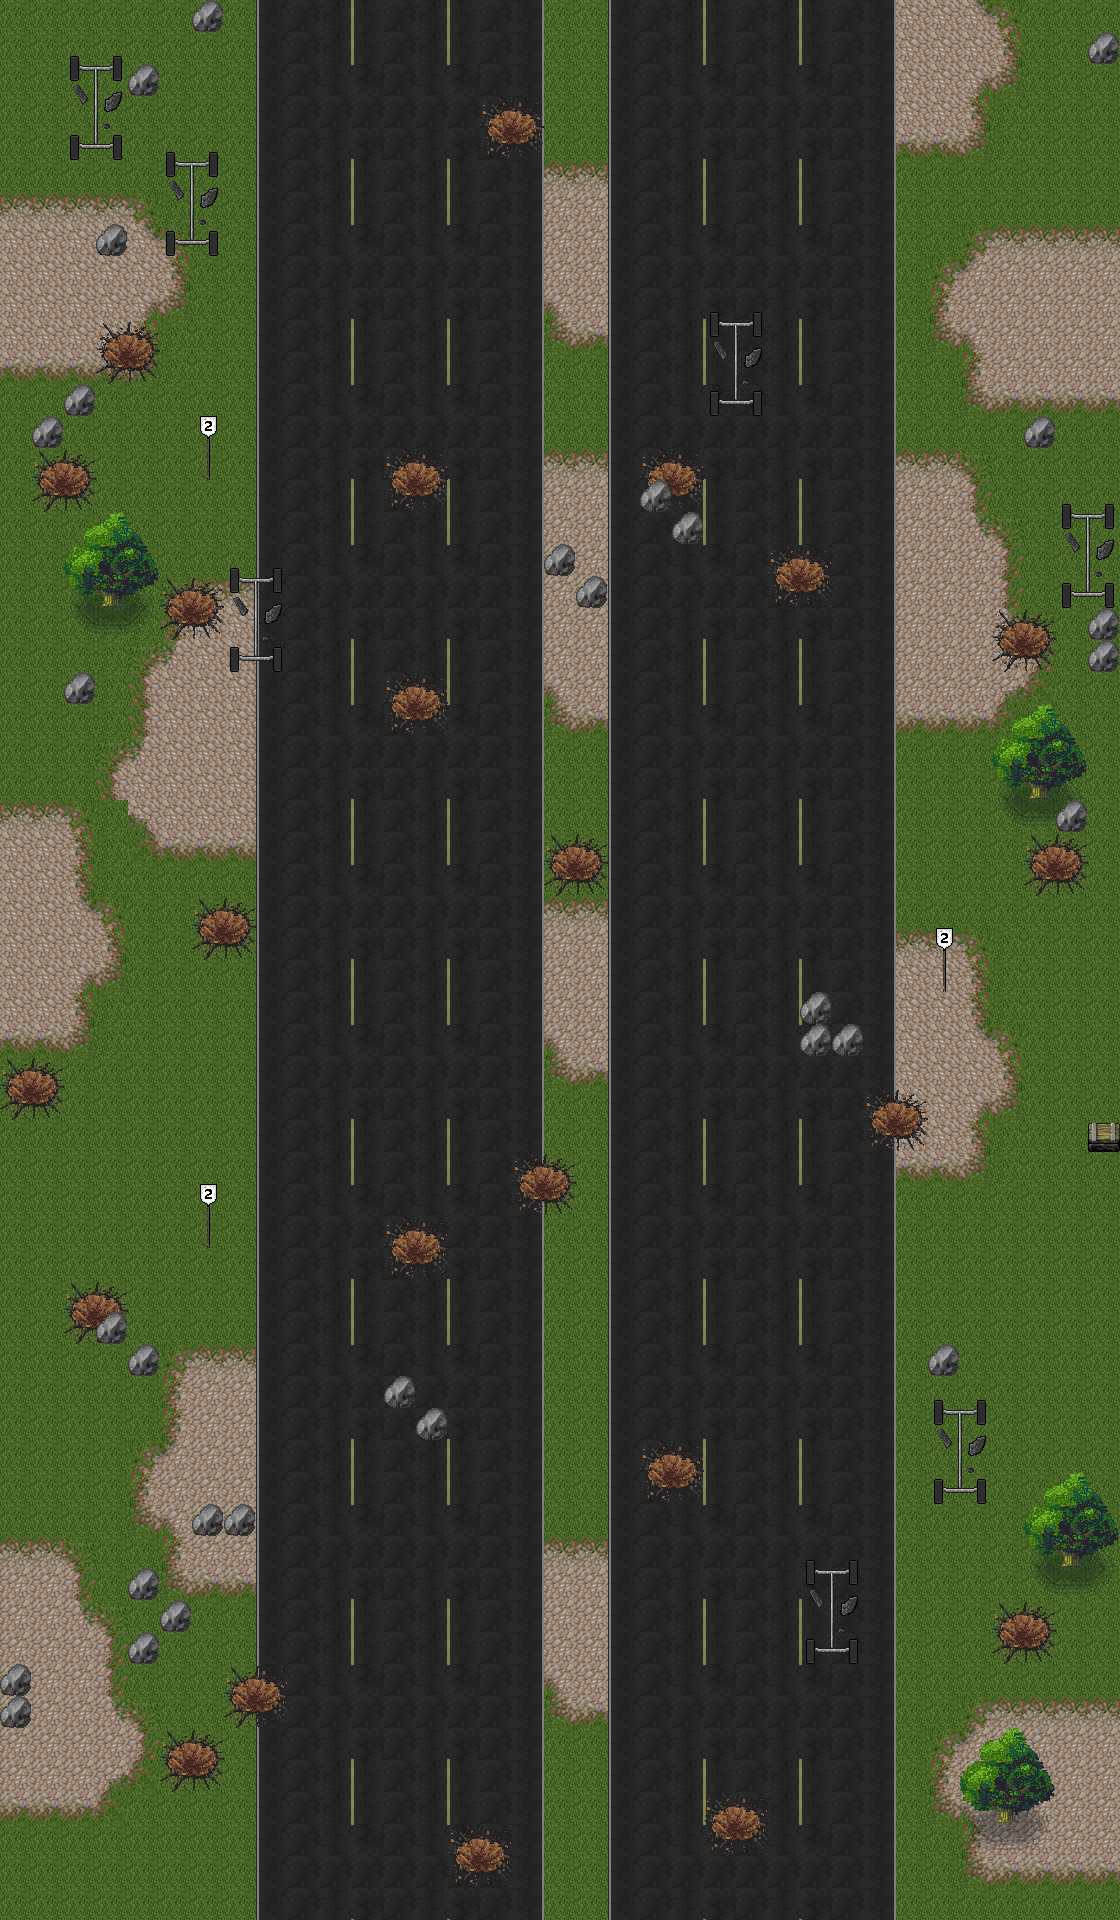

Below is a game level as drawn by its tile map, then a one-line description and the .tmx that defines it (tile-layer data replaced by summaries):
An orthogonal 35x60 tile map with 32x32 px tiles, 6 tile layers (ground, subdetail, detail, collision, ...) and 92 objects.

<map version="1.0" tiledversion="1.1.4" orientation="orthogonal" renderorder="right-down" width="35" height="60" tilewidth="32" tileheight="32" infinite="0" nextobjectid="102">
 <tileset firstgid="1" name="_WORLD-TILES-MASTER" tilewidth="32" tileheight="32" tilecount="3040" columns="40">
  <image source="_WORLD-TILES-MASTER.png" width="1280" height="2432" />
 </tileset>
 <layer name="ground" width="35" height="60">
  <data>[2100 cells, 2100 non-empty, 21 distinct tile ids]</data>
 </layer>
 <layer name="subdetail" width="35" height="60">
  <data>[2100 cells, 116 non-empty, 10 distinct tile ids]</data>
 </layer>
 <layer name="detail" width="35" height="60">
  <data>[2100 cells, 0 non-empty, 0 distinct tile ids]</data>
 </layer>
 <layer name="collision" width="35" height="60">
  <data>[2100 cells, 134 non-empty, 11 distinct tile ids]</data>
 </layer>
 <objectgroup name="objects">
  <object id="1" gid="1348" x="576" y="58" width="32" height="32">
   <properties>
    <property name="coords" value="450,1340" />
    <property name="key" value="mapChange" />
    <property name="stage" value="kq02-edmonton-01" />
    <property name="type" value="mapChange" />
   </properties>
  </object>
  <object id="2" gid="1348" x="320" y="58" width="32" height="32">
   <properties>
    <property name="coords" value="450,1340" />
    <property name="key" value="mapChange" />
    <property name="stage" value="kq02-edmonton-01" />
    <property name="type" value="mapChange" />
   </properties>
  </object>
  <object id="3" gid="1348" x="384" y="58" width="32" height="32">
   <properties>
    <property name="coords" value="450,1340" />
    <property name="key" value="mapChange" />
    <property name="stage" value="kq02-edmonton-01" />
    <property name="type" value="mapChange" />
   </properties>
  </object>
  <object id="4" gid="1348" x="448" y="58" width="32" height="32">
   <properties>
    <property name="coords" value="450,1340" />
    <property name="key" value="mapChange" />
    <property name="stage" value="kq02-edmonton-01" />
    <property name="type" value="mapChange" />
   </properties>
  </object>
  <object id="5" gid="1348" x="512" y="58" width="32" height="32">
   <properties>
    <property name="coords" value="450,1340" />
    <property name="key" value="mapChange" />
    <property name="stage" value="kq02-edmonton-01" />
    <property name="type" value="mapChange" />
   </properties>
  </object>
  <object id="6" gid="1348" x="256" y="58" width="32" height="32">
   <properties>
    <property name="coords" value="450,1340" />
    <property name="key" value="mapChange" />
    <property name="stage" value="kq02-edmonton-01" />
    <property name="type" value="mapChange" />
   </properties>
  </object>
  <object id="7" gid="1348" x="640" y="58" width="32" height="32">
   <properties>
    <property name="coords" value="450,1340" />
    <property name="key" value="mapChange" />
    <property name="stage" value="kq02-edmonton-01" />
    <property name="type" value="mapChange" />
   </properties>
  </object>
  <object id="8" gid="1348" x="704" y="58" width="32" height="32">
   <properties>
    <property name="coords" value="450,1340" />
    <property name="key" value="mapChange" />
    <property name="stage" value="kq02-edmonton-01" />
    <property name="type" value="mapChange" />
   </properties>
  </object>
  <object id="9" gid="1348" x="768" y="58" width="32" height="32">
   <properties>
    <property name="coords" value="450,1340" />
    <property name="key" value="mapChange" />
    <property name="stage" value="kq02-edmonton-01" />
    <property name="type" value="mapChange" />
   </properties>
  </object>
  <object id="10" gid="1348" x="832" y="58" width="32" height="32">
   <properties>
    <property name="coords" value="450,1340" />
    <property name="key" value="mapChange" />
    <property name="stage" value="kq02-edmonton-01" />
    <property name="type" value="mapChange" />
   </properties>
  </object>
  <object id="11" gid="1349" x="347.228" y="1548" width="32" height="32">
   <properties>
    <property name="colour" value="yellow" />
    <property name="direction" value="-1,0" />
    <property name="objectType" value="truck" />
    <property name="type" value="object" />
   </properties>
  </object>
  <object id="12" gid="1349" x="111" y="1713" width="32" height="32">
   <properties>
    <property name="colour" value="blue" />
    <property name="direction" value="1,0" />
    <property name="objectType" value="truck" />
    <property name="type" value="object" />
   </properties>
  </object>
  <object id="13" gid="1349" x="473" y="1474" width="32" height="32">
   <properties>
    <property name="colour" value="grey" />
    <property name="direction" value="1,0" />
    <property name="objectType" value="truck" />
    <property name="type" value="object" />
   </properties>
  </object>
  <object id="14" gid="1349" x="257.376" y="1371.36" width="32" height="32">
   <properties>
    <property name="colour" value="red" />
    <property name="direction" value="-1,0" />
    <property name="objectType" value="truck" />
    <property name="type" value="object" />
   </properties>
  </object>
  <object id="15" gid="1349" x="596" y="1453" width="32" height="32">
   <properties>
    <property name="objectType" value="broken-siege-tower" />
    <property name="type" value="object" />
   </properties>
  </object>
  <object id="16" gid="1349" x="192" y="1605" width="32" height="32">
   <properties>
    <property name="objectType" value="broken-siege-tower" />
    <property name="type" value="object" />
   </properties>
  </object>
  <object id="17" gid="1349" x="56" y="1871" width="32" height="32">
   <properties>
    <property name="objectType" value="siege-tower" />
    <property name="type" value="object" />
   </properties>
  </object>
  <object id="18" gid="1349" x="284.455" y="1543.55" width="32" height="32">
   <properties>
    <property name="objectType" value="fire" />
    <property name="type" value="object" />
   </properties>
  </object>
  <object id="19" gid="1349" x="805.851" y="1659.59" width="32" height="32">
   <properties>
    <property name="objectType" value="fire" />
    <property name="type" value="object" />
   </properties>
  </object>
  <object id="21" gid="1349" x="824.663" y="1602.17" width="32" height="32">
   <properties>
    <property name="objectType" value="fire" />
    <property name="type" value="object" />
   </properties>
  </object>
  <object id="22" gid="1349" x="941.535" y="1487.2" width="32" height="32">
   <properties>
    <property name="objectType" value="fire" />
    <property name="type" value="object" />
   </properties>
  </object>
  <object id="23" gid="1349" x="999.96" y="1178.74" width="32" height="32">
   <properties>
    <property name="objectType" value="broken-siege-tower" />
    <property name="type" value="object" />
   </properties>
  </object>
  <object id="24" gid="1349" x="1079.93" y="1248.26" width="32" height="32">
   <properties>
    <property name="colour" value="grey" />
    <property name="direction" value="-1,0" />
    <property name="objectType" value="truck" />
    <property name="type" value="object" />
   </properties>
  </object>
  </objectgroup>
 <layer name="subforeground" width="35" height="60">
  <data>[2100 cells, 49 non-empty, 11 distinct tile ids]</data>
 </layer>
 <layer name="foreground" width="35" height="60">
  <data>[2100 cells, 0 non-empty, 0 distinct tile ids]</data>
 </layer>
</map>
<!-- 69 of 92 objects omitted -->
